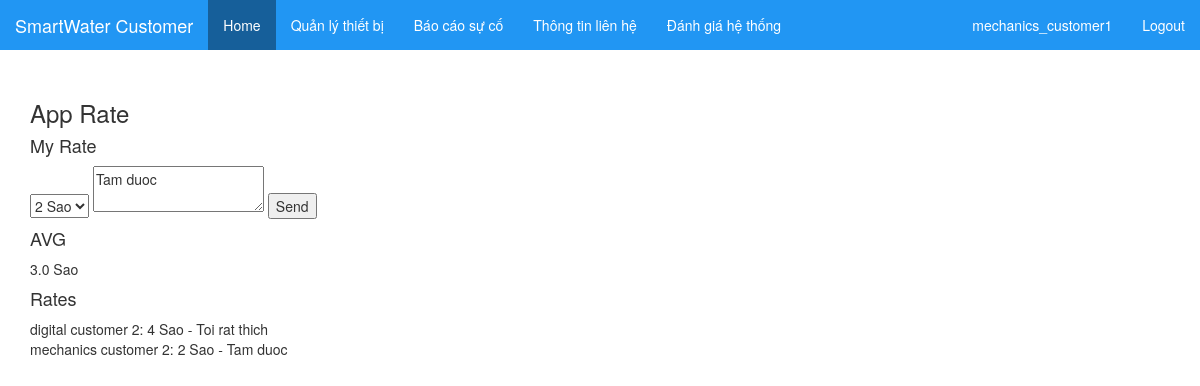
The app's page /customer/rate (signed in), older data.
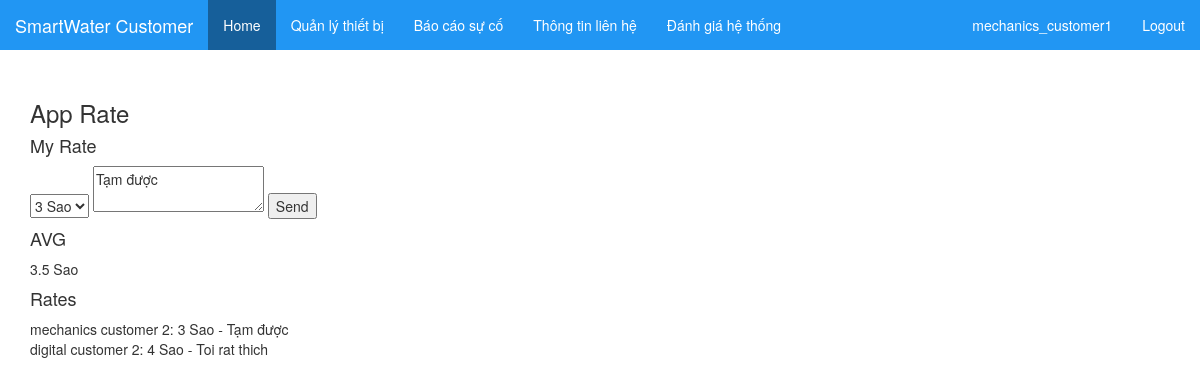
The same page, newer data.
### main/models.py (models this page shows, shortened)
class AppRate(models.Model):
    RATES = (
        (1,1),
        (2,2),
        (3,3),
        (4,4),
        (5,5),
    )
    customer = models.OneToOneField(Customer,related_name='app_rate')
    rate = models.IntegerField(choices=RATES,default=5)
    message = models.TextField()
    created_at = models.DateTimeField(auto_now_add=True)
    updated_at = models.DateTimeField(auto_now=True)
    class Meta:
        ordering = ('-updated_at',)

### sysauth/models.py (models this page shows, shortened)
class Customer(models.Model):
    user = models.OneToOneField(User,null=False,related_name='customer_profile')
    name = models.CharField(max_length=255)
    address = models.TextField(blank=False)
    phone = models.CharField(default='',max_length=31,blank=False)
    water_department = models.ForeignKey('WaterDepartment',related_name='customers')

### customer/views.py (the view, shortened to what this page needs)
def rate(request):
    if not request.user.is_authenticated() or not request.user.is_customer:
        return HttpResponse('Chi danh cho Customer')
    my_rate = None
    if hasattr(request.user.customer_profile, 'app_rate'):
        my_rate = request.user.customer_profile.app_rate
    app_rates = AppRate.objects.all()
    avg_rate = AppRate.objects.all().aggregate(Avg('rate'))['rate__avg']
    return render(request, 'customer/rate.html', {
        'my_rate': my_rate,
        'avg_rate': avg_rate,
        'app_rates': app_rates
    })

### customer/templates/customer/rate.html (shortened to what this page needs)
{% extends 'customer/customer_base.html' %}
{% block content %}
<div class="container">
  <h3>App Rate</h3>
  <div>
    <h4>My Rate</h4>
    <form method="POST">
      <select name="rate">
        <option value="2" {% if my_rate.rate == 2 %}selected{% endif %} >2 Sao</option>
        <option value="3" {% if my_rate.rate == 3 %}selected{% endif %}>3 Sao</option>
      </select>
      <textarea name="message" placeholder="Message">{{my_rate.message}}</textarea>
      <button type="submit">Send</button>
    </form>
    <div>
      <h4>AVG</h4>
      {{avg_rate}} Sao
    </div>
    <div>
      <h4>Rates</h4>
      <div>
        {% for r in app_rates %}
        <div>
          {{r.customer.name}}:
          {{r.rate}} Sao - {{r.message}}
        </div>
        {% empty %}
        Empty
        {% endfor %}
      </div>
    </div>
  </div>
</div>
{% endblock %}

Row changes from the older to the newer data that the page shows:
changed AppRate "mechanics customer 2": rate "2 Sao" → "3 Sao"; message "Tam duoc" → "Tạm được"; rate "2" → "3"; moves up the list
Text that changed along with them:
{{ avg_rate }}: "3.0" → "3.5"
